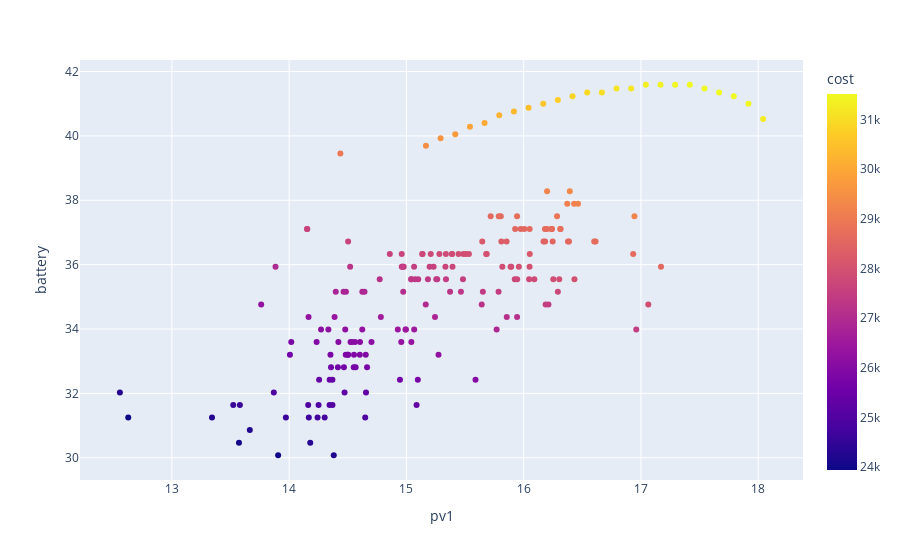

Notebook code cell kept with this figure:
### Code cell
calc_cheby_1(full_df[full_df['type'] == 1], epsilon=0.19, pv_max=[50])

### Figure 1 — Plotly figure (JSON) as saved in the notebook; plotly's stock layout.template omitted (floating-point values rounded to 4 significant figures; data arrays with more than 128 entries replaced by an {"elided": "..."} marker saying what was removed)
{"data": [{"hovertemplate": "pv1=%{x}<br>battery=%{y}<br>cost=%{marker.color}<extra></extra>", "legendgroup": "", "marker": {"color": {"elided": "174 float values"}, "coloraxis": "coloraxis", "symbol": "circle"}, "mode": "markers", "name": "", "orientation": "v", "showlegend": false, "type": "scatter", "x": {"elided": "174 float values"}, "xaxis": "x", "y": {"elided": "174 float values"}, "yaxis": "y"}, {"hovertemplate": "0=%{x}<br>1=%{y}<br>2=%{marker.color}<extra></extra>", "legendgroup": "", "marker": {"color": [29430.0, 29610.0, 29730.0, 29910.0, 30040.0, 30220.0, 30340.0, 30460.0, 30580.0, 30700.0, 30830.0, 30950.0, 31010.0, 31130.0, 31190.0, 31320.0, 31380.0, 31440.0, 31500.0, 31510.0, 31510.0, 31510.0, 31460.0, 31280.0], "coloraxis": "coloraxis", "symbol": "circle"}, "mode": "markers", "name": "", "orientation": "v", "showlegend": false, "type": "scatter", "x": [15.17, 15.29, 15.42, 15.54, 15.67, 15.79, 15.92, 16.04, 16.17, 16.29, 16.42, 16.54, 16.67, 16.79, 16.92, 17.04, 17.17, 17.29, 17.42, 17.54, 17.67, 17.79, 17.92, 18.04], "xaxis": "x", "y": [39.69, 39.93, 40.05, 40.29, 40.4, 40.64, 40.76, 40.88, 41.0, 41.12, 41.23, 41.35, 41.35, 41.47, 41.47, 41.59, 41.59, 41.59, 41.59, 41.47, 41.35, 41.23, 41.0, 40.52], "yaxis": "y"}], "layout": {"coloraxis": {"colorbar": {"title": {"text": "cost"}}, "colorscale": [[0, "#0d0887"], [0.1111, "#46039f"], [0.2222, "#7201a8"], [0.3333, "#9c179e"], [0.4444, "#bd3786"], [0.5556, "#d8576b"], [0.6667, "#ed7953"], [0.7778, "#fb9f3a"], [0.8889, "#fdca26"], [1, "#f0f921"]]}, "legend": {"tracegroupgap": 0}, "margin": {"t": 60}, "xaxis": {"anchor": "y", "domain": [0, 1], "title": {"text": "pv1"}}, "yaxis": {"anchor": "x", "domain": [0, 1], "title": {"text": "battery"}}}}
